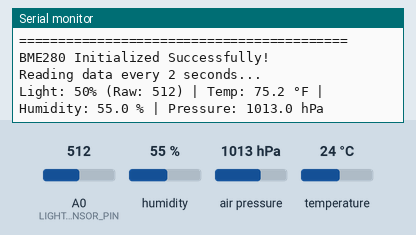
Bench run of a sketch on a simulated Arduino Uno, built with avr-gcc and run on an emulated ATmega328P. Parts: the last lines printed to the serial monitor. The inputs (shaded band) are chosen by the test bench; at power-on: humidity 55 %, A0 (LIGHT_SENSOR_PIN) = 512, air pressure 1013 hPa, temperature 24 °C.

Above: at 1.3 s.
1.4 s: humidity set to 22 %
At 2.8 s:
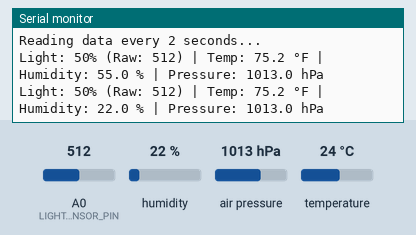
4.1 s: A0 (LIGHT_SENSOR_PIN) set to 716
At 5.1 s:
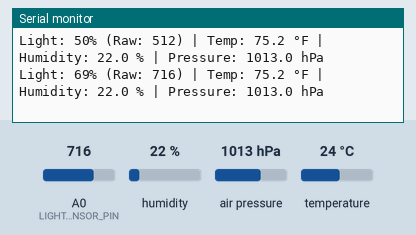
6.8 s: air pressure set to 952 hPa
At 9.2 s:
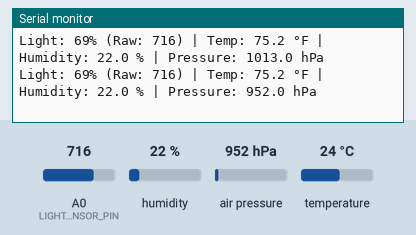
9.5 s: temperature set to 12 °C
At 10.8 s:
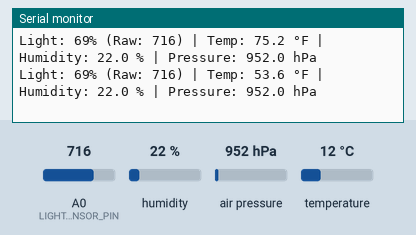
12.2 s: A0 (LIGHT_SENSOR_PIN) set to 992
At 13.0 s:
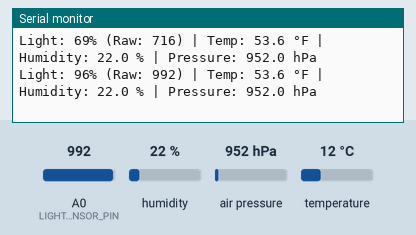
Timing chart, 0 to 15.2 s (numbered marks = the images above; inputs shaded):
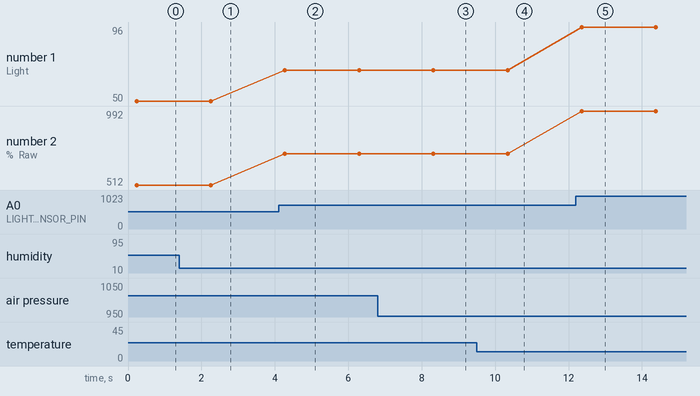

Measured:
- after the input at 1.4 s, the serial monitor: prints a new line after 0.85 s (image 1)
- after the input at 4.1 s, the serial monitor: prints a new line after 0.18 s (image 2)
- after the input at 6.8 s, the serial monitor: prints a new line after 1.5 s (image 3)
- after the input at 9.5 s, the serial monitor: prints a new line after 0.84 s (image 4)
- after the input at 12.2 s, the serial monitor: prints a new line after 0.16 s (image 5)
- plotted number 1: 50 → 69 after the input at 4.1 s, 69 → 96 after the input at 12.2 s
- plotted number 2: 512 → 716 after the input at 4.1 s, 716 → 992 after the input at 12.2 s

The sketch:

weather_station.ino
```cpp
#include <Wire.h>
#include <Adafruit_Sensor.h>
#include <Adafruit_BME280.h>

// Define Analog Pin for Photoresistor
const int LIGHT_SENSOR_PIN = A0;

// Create BME280 object
Adafruit_BME280 bme;

void setup() {
  Serial.begin(9600);
  while (!Serial) delay(10); // Wait for Serial Monitor

  Serial.println("==========================================");
  Serial.println("  Weather Station Hardware Test");
  Serial.println("  Sensing: BME280 + Photoresistor");
  Serial.println("==========================================");

  // Initialize BME280 (Checking I2C address 0x76 first, then 0x77)
  if (!bme.begin(0x76)) {
    Serial.println("Not found at address 0x76, trying 0x77...");
    if (!bme.begin(0x77)) {
      Serial.println("ERROR: Could not find BME280 sensor!");
      Serial.println("Check 3.3V power, GND, A4 (SDA), and A5 (SCL).");
      while (1); // Halt execution on failure
    }
  }

  Serial.println("BME280 Initialized Successfully!");
  Serial.println("Reading data every 2 seconds...\n");
}

void loop() {
  // 1. Read Photoresistor (Analog A0)
  int rawLight = analogRead(LIGHT_SENSOR_PIN);
  int lightPercent = map(rawLight, 0, 1023, 0, 100);

  // 2. Read BME280 Values
  float tempC = bme.readTemperature();
  float tempF = (tempC * 9.0 / 5.0) + 32.0;
  float humidity = bme.readHumidity();
  float pressure = bme.readPressure() / 100.0F; // Convert Pa to hPa

  // 3. Print Results to Serial Monitor
  Serial.print("Light: ");
  Serial.print(lightPercent);
  Serial.print("% (Raw: ");
  Serial.print(rawLight);
  Serial.print(") | Temp: ");
  Serial.print(tempF, 1);
  Serial.print(" °F | Humidity: ");
  Serial.print(humidity, 1);
  Serial.print(" % | Pressure: ");
  Serial.print(pressure, 1);
  Serial.println(" hPa");

  delay(2000); // Read every 2 seconds
}
```
